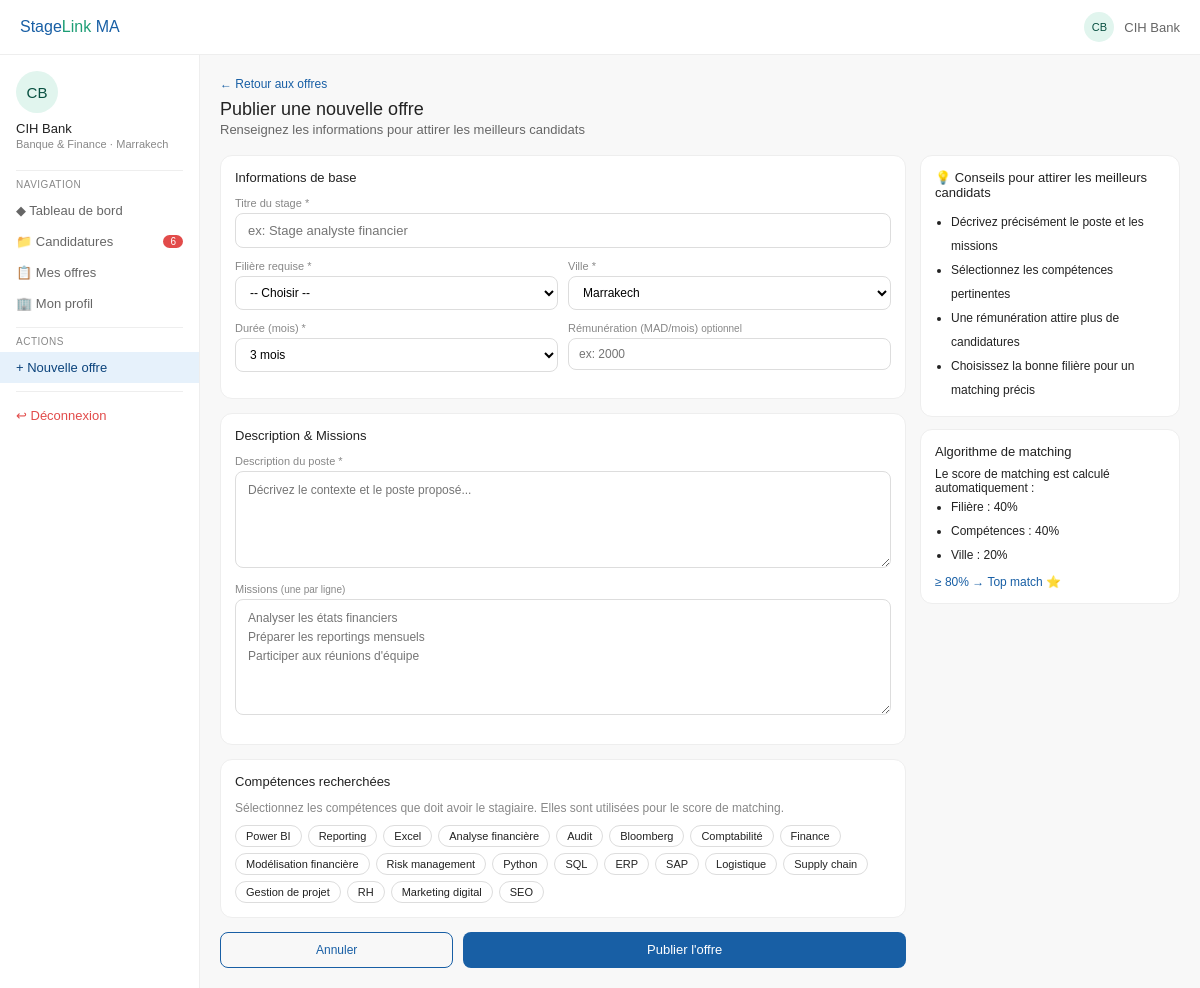
/entreprise/offres/nouvelle (signed in), run on the app's committed database.
### models.py (models this page shows, shortened)
class Entreprise(db.Model):
    __tablename__ = 'entreprise'
    id = db.Column(db.Integer, primary_key=True)
    utilisateur_id = db.Column(db.Integer, db.ForeignKey('utilisateur.id'), nullable=False)
    nom = db.Column(db.String(150), nullable=False)
    secteur = db.Column(db.String(100))
    ville = db.Column(db.String(100))
    taille = db.Column(db.String(20))
    description = db.Column(db.Text)
    rc = db.Column(db.String(100))
    est_verifiee = db.Column(db.Boolean, default=False)
    date_inscription = db.Column(db.Date, default=date.today)
    offres = db.relationship('Offre', backref='entreprise', lazy='dynamic', cascade='all, delete-orphan')
    @property
    def initiales(self):
        words = self.nom.split()
        if len(words) >= 2:
            return (words[0][0] + words[1][0]).upper()
        return self.nom[:3].upper()
    @property
    def nb_candidatures_en_attente(self):
        from sqlalchemy import text
        count = 0
        for offre in self.offres:
            count += offre.candidatures.filter_by(statut='EN_ATTENTE').count()
        return count

class Competence(db.Model):
    __tablename__ = 'competence'
    id = db.Column(db.Integer, primary_key=True)
    nom = db.Column(db.String(100), nullable=False, unique=True)
    categorie = db.Column(db.String(100))

### routes/entreprise.py (the view, shortened to what this page needs)
@entreprise_bp.route('/offres/nouvelle', methods=['GET', 'POST'])
@verifie_required
def nouvelle_offre():
    entreprise = current_user.entreprise
    competences_all = Competence.query.order_by(Competence.categorie, Competence.nom).all()
    return render_template('entreprise/nouvelle_offre.html',
        entreprise=entreprise,
        competences=competences_all)

### models.py (called while the page is built)
    @property
    def is_active(self):
        return self.actif

### routes/entreprise.py (called while the page is built)
def entreprise_required(f):
    @wraps(f)
    def decorated(*args, **kwargs):
        if not current_user.is_authenticated or current_user.role != 'ENTREPRISE':
            abort(403)
        return f(*args, **kwargs)
    return login_required(decorated)

def verifie_required(f):
    @wraps(f)
    def decorated(*args, **kwargs):
        if not current_user.entreprise.est_verifiee:
            flash("Votre compte est en attente de vérification par notre équipe.", 'warning')
            return redirect(url_for('entreprise.dashboard'))
        return f(*args, **kwargs)
    return entreprise_required(decorated)

### templates/entreprise/nouvelle_offre.html (shortened to what this page needs)
{% extends 'base.html' %}
{% block body %}
<div class="topbar">
  <div class="logo">Stage<span>Link</span> MA</div>
  <div class="topbar-right">
    <div class="avatar" style="background:var(--green-light);color:var(--green-dark)">{{ entreprise.initiales }}</div>
    <span style="font-size:13px;color:#666">{{ entreprise.nom }}</span>
  </div>
</div>
<div class="body-layout">
  <div class="sidebar">
    <div class="sidebar-profile">
      <div class="avatar avatar-lg" style="background:var(--green-light);color:var(--green-dark);margin-bottom:8px">{{ entreprise.initiales }}</div>
      <div class="sidebar-profile-name">{{ entreprise.nom }}</div>
      <div class="sidebar-profile-sub">{{ entreprise.secteur }} · {{ entreprise.ville }}</div>
    </div>
    <div class="sid-divider"></div>
    <span class="sid-label">Navigation</span>
    <a href="{{ url_for('entreprise.dashboard') }}" class="sid-item">◆ Tableau de bord</a>
    <a href="{{ url_for('entreprise.candidatures') }}" class="sid-item">📁 Candidatures <span class="sid-badge sid-badge-red">{{ entreprise.nb_candidatures_en_attente }}</span></a>
    <a href="{{ url_for('entreprise.offres') }}" class="sid-item">📋 Mes offres</a>
    <a href="{{ url_for('entreprise.profil') }}" class="sid-item">🏢 Mon profil</a>
    <div class="sid-divider"></div>
    <span class="sid-label">Actions</span>
    <a href="{{ url_for('entreprise.nouvelle_offre') }}" class="sid-item active">+ Nouvelle offre</a>
    <div class="sid-divider"></div>
    <a href="{{ url_for('auth.logout') }}" class="sid-item" style="color:var(--red)">↩ Déconnexion</a>
  </div>
  <div class="main">
    <div style="margin-bottom:18px">
      <a href="{{ url_for('entreprise.offres') }}" style="font-size:12px;color:var(--primary);text-decoration:none">← Retour aux offres</a>
      <h2 style="font-size:18px;font-weight:500;margin-top:8px">Publier une nouvelle offre</h2>
      <p style="font-size:13px;color:#666;margin-top:2px">Renseignez les informations pour attirer les meilleurs candidats</p>
    </div>
    <div style="display:grid;grid-template-columns:1fr 260px;gap:14px;align-items:start">
      <form method="POST" action="{{ url_for('entreprise.nouvelle_offre') }}">
        <div class="card" style="margin-bottom:14px">
          <div class="card-title">Informations de base</div>
          <div class="form-group">
            <label class="form-label">Titre du stage *</label>
            <input type="text" name="titre" class="form-control" placeholder="ex: Stage analyste financier" required>
          </div>
          <div class="form-row">
            <div class="form-group">
              <label class="form-label">Filière requise *</label>
              <select name="filiere_requise" class="form-control form-control-sm" required>
                <option value="">-- Choisir --</option>
              </select>
            </div>
            <div class="form-group">
              <label class="form-label">Ville *</label>
              <select name="ville" class="form-control form-control-sm" required>
                {% for v in ['Marrakech','Casablanca','Rabat','Agadir','Fès','Tanger','Meknès','Oujda','Khouribga','Autre'] %}
                <option value="{{ v }}" {% if entreprise.ville == v %}selected{% endif %}>{{ v }}</option>
                {% endfor %}
              </select>
            </div>
          </div>
          <div class="form-row">
            <div class="form-group">
              <label class="form-label">Durée (mois) *</label>
              <select name="duree" class="form-control form-control-sm" required>
                <option value="3" selected>3 mois</option>
              </select>
            </div>
            <div class="form-group">
              <label class="form-label">Rémunération (MAD/mois) <span style="font-size:10px;color:var(--gray-400)">optionnel</span></label>
              <input type="number" name="remuneration" class="form-control form-control-sm" placeholder="ex: 2000" min="0">
            </div>
          </div>
        </div>
        <div class="card" style="margin-bottom:14px">
          <div class="card-title">Description & Missions</div>
          <div class="form-group">
            <label class="form-label">Description du poste *</label>
            <textarea name="description" class="form-control" rows="4" placeholder="Décrivez le contexte et le poste proposé..." required style="font-size:12px;line-height:1.6"></textarea>
          </div>
          <div class="form-group">
            <label class="form-label">Missions <span style="font-size:10px;color:var(--gray-400)">(une par ligne)</span></label>
            <textarea name="missions" class="form-control" rows="5" placeholder="Analyser les états financiers&#10;Préparer les reportings mensuels&#10;Participer aux réunions d'équipe" style="font-size:12px;line-height:1.6"></textarea>
          </div>
        </div>
        <div class="card" style="margin-bottom:14px">
          <div class="card-title">Compétences recherchées</div>
          <p style="font-size:12px;color:var(--gray-500);margin-bottom:10px">Sélectionnez les compétences que doit avoir le stagiaire. Elles sont utilisées pour le score de matching.</p>
          <div class="competence-checkbox-grid" id="comp-grid">
            {% for comp in competences %}
            <label class="comp-chip" onclick="toggleChip(this)">
              {{ comp.nom }}
            </label>
            {% endfor %}
          </div>
        </div>
        <div style="display:flex;gap:10px">
          <a href="{{ url_for('entreprise.offres') }}" class="btn btn-secondary" style="flex:1;justify-content:center;padding:10px;font-size:12px">Annuler</a>
          <button type="submit" class="btn btn-primary" style="flex:2;justify-content:center;padding:10px;font-size:13px">Publier l'offre</button>
        </div>
      </form>
      <div style="position:sticky;top:16px">
        <div class="card" style="font-size:12px;color:var(--gray-600)">
          <div style="font-weight:500;font-size:13px;margin-bottom:10px">💡 Conseils pour attirer les meilleurs candidats</div>
          <ul style="margin:0;padding-left:16px;line-height:2">
            <li>Décrivez précisément le poste et les missions</li>
            <li>Sélectionnez les compétences pertinentes</li>
            <li>Une rémunération attire plus de candidatures</li>
            <li>Choisissez la bonne filière pour un matching précis</li>
          </ul>
        </div>
        <div class="card" style="margin-top:12px;font-size:12px;color:var(--gray-600)">
          <div style="font-weight:500;font-size:13px;margin-bottom:8px">Algorithme de matching</div>
          <p>Le score de matching est calculé automatiquement :</p>
          <ul style="margin:0;padding-left:16px;line-height:2">
            <li>Filière : 40%</li>
            <li>Compétences : 40%</li>
            <li>Ville : 20%</li>
          </ul>
          <p style="margin-top:8px;color:var(--primary);font-weight:500">≥ 80% → Top match ⭐</p>
        </div>
      </div>
    </div>
  </div>
</div>
{% endblock %}

### static/css/style.css (style rules this page uses)
:root { --primary: #185FA5; --primary-light: #E6F1FB; --primary-dark: #0C447C; --green: #1D9E75; --green-light: #E1F5EE; --green-dark: #085041; --green-btn: #0F6E56; --orange: #BA7517; --orange-light: #FAEEDA; --orange-dark: #633806; --red: #E24B4A; --red-light: #FAECE7; --red-dark: #712B13; --red-mid: #993C1D; --gray-50: #f9f9f9; --gray-100: #f5f5f5; --gray-200: #eee; --gray-300: #ddd; --gray-500: #888; --gray-800: #222; --white: #fff; --border: 1px solid #eee; --radius-sm: 6px; --radius-md: 8px; --radius-lg: 12px; --radius-pill: 20px; }
* { box-sizing: border-box; margin: 0; padding: 0; }
body { font-family: Arial, sans-serif; color: var(--gray-800); background: var(--gray-50); font-size: 14px; }
a { text-decoration: none; color: inherit; }
.topbar { display: flex; align-items: center; justify-content: space-between; padding: 12px 20px; border-bottom: var(--border); background: var(--white); position: sticky; top: 0; z-index: 100; }
.logo { font-size: 16px; font-weight: 500; color: var(--primary); }
.logo span { color: var(--green); }
.topbar-right { display: flex; align-items: center; gap: 10px; }
.avatar { width: 30px; height: 30px; border-radius: 50%; display: flex; align-items: center; justify-content: center; font-size: 11px; font-weight: 500; background: var(--primary-light); color: var(--primary-dark); flex-shrink: 0; }
.avatar-lg { width: 42px; height: 42px; font-size: 15px; }
.body-layout { display: flex; min-height: calc(100vh - 57px); }
.sidebar { width: 200px; border-right: var(--border); padding: 16px 0; flex-shrink: 0; background: var(--white); }
.sidebar-profile { padding: 0 16px 12px; }
.sidebar-profile-name { font-size: 13px; font-weight: 500; margin-bottom: 2px; }
.sidebar-profile-sub { font-size: 11px; color: var(--gray-500); }
.sid-divider { height: 1px; background: var(--gray-200); margin: 8px 16px; }
.sid-label { font-size: 10px; font-weight: 500; color: var(--gray-500); padding: 0 16px; margin-bottom: 5px; text-transform: uppercase; letter-spacing: .5px; display: block; }
.sid-item { display: flex; align-items: center; gap: 9px; padding: 8px 16px; font-size: 13px; color: #666; cursor: pointer; text-decoration: none; }
.sid-item.active { background: var(--primary-light); color: var(--primary-dark); font-weight: 500; }
.sid-badge { margin-left: auto; font-size: 10px; background: var(--primary); color: white; border-radius: 10px; padding: 1px 7px; }
.sid-badge-red { background: var(--red); }
.main { flex: 1; padding: 20px; background: #f8f8f8; overflow: auto; }
.card { background: var(--white); border-radius: var(--radius-lg); border: var(--border); padding: 14px; margin-bottom: 12px; }
.card:last-child { margin-bottom: 0; }
.card-title { font-size: 13px; font-weight: 500; margin-bottom: 12px; display: flex; justify-content: space-between; align-items: center; }
.btn { border: none; border-radius: var(--radius-md); cursor: pointer; font-family: Arial, sans-serif; font-weight: 500; display: inline-flex; align-items: center; gap: 5px; transition: opacity .15s; }
.btn-primary { background: var(--primary); color: white; padding: 8px 18px; font-size: 13px; }
.btn-secondary { background: transparent; color: var(--primary); border: 1px solid var(--primary); padding: 8px 18px; font-size: 13px; }
.form-group { margin-bottom: 12px; }
.form-label { font-size: 11px; color: var(--gray-500); margin-bottom: 4px; display: block; }
.form-control { width: 100%; font-size: 13px; padding: 9px 12px; border: 1px solid var(--gray-300); border-radius: var(--radius-md); font-family: Arial, sans-serif; background: white; }
.form-control-sm { font-size: 12px; padding: 8px 10px; }
select.form-control { cursor: pointer; }
textarea.form-control { resize: vertical; }
.form-row { display: grid; grid-template-columns: 1fr 1fr; gap: 10px; }
.competence-checkbox-grid { display: flex; flex-wrap: wrap; gap: 6px; }
.comp-chip { display: flex; align-items: center; gap: 4px; font-size: 11px; padding: 4px 10px; border: 1px solid var(--gray-300); border-radius: 20px; cursor: pointer; }

### data on the page
Entreprise: initiales "CB", nom "CIH Bank", secteur "Banque & Finance", ville "Marrakech"
Competence: nom "Power BI"
Competence: nom "Reporting"
Competence: nom "Excel"
Competence: nom "Analyse financière"
Competence: nom "Audit"
Competence: nom "Bloomberg"
Competence: nom "Comptabilité"
Competence: nom "Finance"
Competence: nom "Modélisation financière"
Competence: nom "Risk management"
Competence: nom "Python"
Competence: nom "SQL"
Competence: nom "ERP"
Competence: nom "SAP"
Competence: nom "Logistique"
Competence: nom "Supply chain"
Competence: nom "Gestion de projet"
Competence: nom "RH"
Competence: nom "Marketing digital"
Competence: nom "SEO"

### other printed values
{{ entreprise.nb_candidatures_en_attente }} "6"
